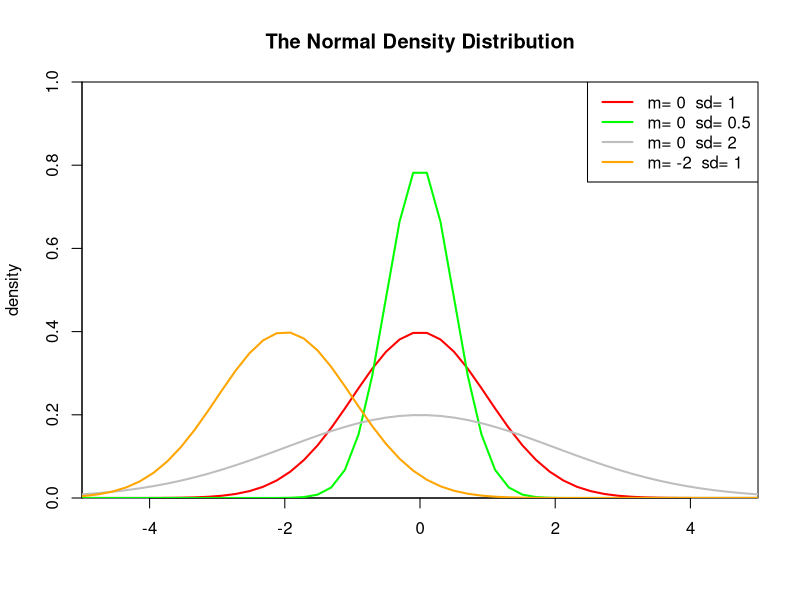

Here is the R script that generated this plot:
#
# Author: Kelly Chan
# Date  : Aug 7 2013
#
# Project: Normal Distribution
#
#--------------------------------------------------------------------------#


setwd("G:\\eclipseWorkspace\\R\\distribution")


n=100
x <- seq(-10,10,length.out=n)

png(filename="output\\normalDistribution.png")
plot(x, dnorm(x,0,1),col="red", lwd=2, type='l',
		             xlim=c(-5,5), ylim=c(0,1),
		             xaxs="i"    , yaxs="i",
					 xlab=''     , ylab='density',
		             main="The Normal Density Distribution")

lines(x,dnorm(x, 0,0.5),col="green" ,lwd=2)
lines(x,dnorm(x, 0,  2),col="gray"  ,lwd=2)
lines(x,dnorm(x,-2,  1),col="orange",lwd=2)

legend("topright",legend=paste("m="  , c(0,0,0,-2),
				               " sd=", c(1,0.5,2,1)
			                   ), 
				  col=c("red", "green","gray","orange"),
				  lwd=2)

		  
dev.off()

